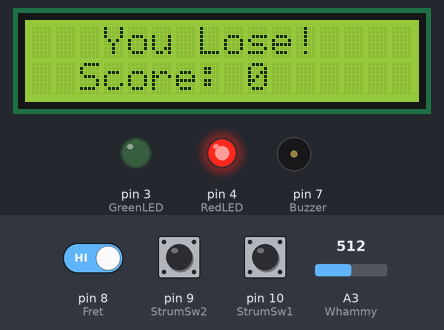
Recording of a sketch running on a simulated Arduino Uno, built with avr-gcc and run on an emulated ATmega328P. Shown: 16×2 character LCD, output pins drawn as LEDs (lit = HIGH), buzzer (waves = sounding). The inputs (shaded band) are chosen by the test bench; at power-on: A3 (Whammy) = 512, pin 8 (Fret) HIGH, pin 9 (StrumSw2) HIGH, pin 10 (StrumSw1) HIGH. Random numbers use the default seed unless the sketch sets one.

Above: at 1.2 s.
1.3 s: A3 (Whammy) set to 488
At 2.6 s:
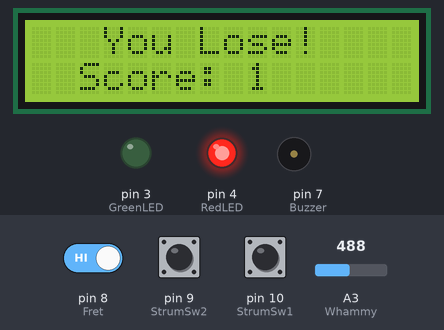
2.9 s: pin 8 (Fret) driven LOW
At 4.0 s:
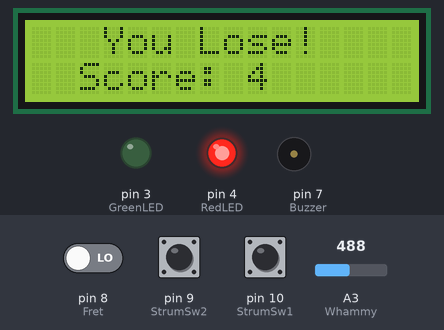
4.8 s: pin 9 (StrumSw2) pulled LOW for 1 s
At 6.35 s:
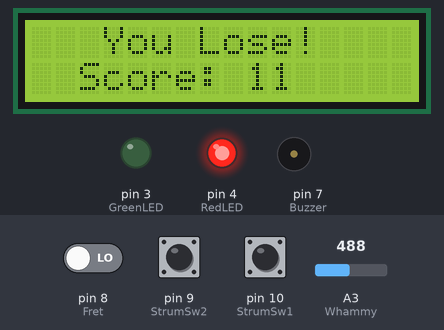
6.4 s: pin 10 (StrumSw1) pulled LOW for 3.2 s
At 10.14 s:
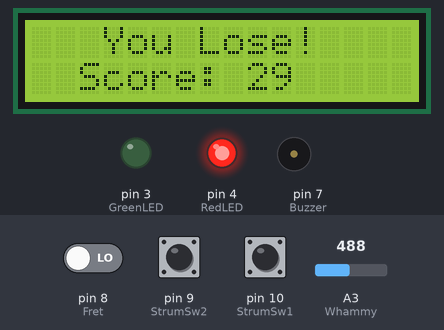
10.2 s: pin 9 (StrumSw2) pulled LOW for 0.15 s
10.9 s: pin 10 (StrumSw1) pulled LOW for 1 s
At 13.1 s:
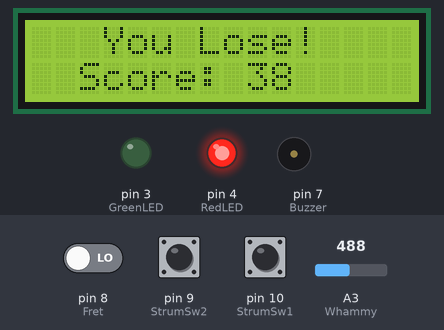
Timing chart, 0 to 14.4 s (numbered marks = the images above; inputs shaded):
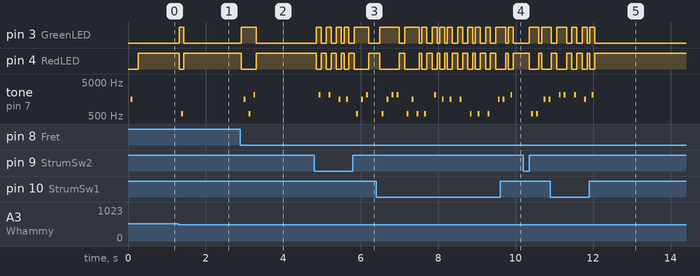

Measured:
- after the input at 1.3 s, pin 3 (GreenLED): LOW → HIGH at once, → LOW 0.13 s later; pin 4 (RedLED): HIGH → LOW at once, → HIGH 0.13 s later; tone on pin 7 (Buzzer): silent → 587 Hz after 0.08 s, → silent 0.05 s later; the display: first changes at once (image 1 shows a later state)
- after the input at 2.9 s, pin 3 (GreenLED): LOW → HIGH at once, → LOW 0.38 s later; pin 4 (RedLED): HIGH → LOW at once, → HIGH 0.38 s later; tone on pin 7 (Buzzer): plays 1568 Hz for 0.05 s, 587 Hz for 0.05 s, 2093 Hz for 0.05 s, starting after 0.09 s; the display: first changes at once (image 2 shows a later state)
- after the input at 4.8 s, pin 3 (GreenLED): LOW → HIGH after 0.06 s, → LOW 0.13 s later, → HIGH 0.13 s later, → LOW 0.13 s later, … (10 changes in this stretch); pin 4 (RedLED): HIGH → LOW after 0.06 s, → HIGH 0.13 s later, → LOW 0.13 s later, → HIGH 0.13 s later, … (10 changes in this stretch)
- after the input at 6.4 s, tone on pin 7 (Buzzer): plays 587 Hz for 0.05 s, 1568 Hz for 0.05 s, 2093 Hz for 0.05 s, 2093 Hz for 0.05 s, 587 Hz for 0.05 s, 1568 Hz for 0.05 s … (18 notes in this stretch), starting after 0.15 s; the display: first changes after 0.09 s (image 4 shows a later state)
- after the input at 10.2 s, pin 3 (GreenLED): LOW → HIGH after 0.15 s, → LOW 0.25 s later, → HIGH 0.07 s later; pin 4 (RedLED): HIGH → LOW after 0.15 s, → HIGH 0.25 s later, → LOW 0.07 s later; tone on pin 7 (Buzzer): plays 587 Hz for 0.05 s, 587 Hz for 0.05 s, 1568 Hz for 0.05 s, 1568 Hz for 0.04 s, starting after 0.21 s

The sketch:

BopIt.ino
```cpp
// libraries and header files
#include <TimerOne.h>
#include <Wire.h> // Library for I2C communication
#include <LiquidCrystal_I2C.h> // Library for LCD
#include "pitches.h"
#include "pinmap.h"
#include "flags.h"

// define LCD display
LiquidCrystal_I2C lcd = LiquidCrystal_I2C(0x27, 16, 2); // using I2C connection

void setup() {
  //Initialize the LCD:
  lcd.init();
  lcd.backlight();

  // set up pins
  pinSetup();

  randomSeed(analogRead(4)); // random seed to generate random tasks
}

void loop() {
  if (first == 1) { // if this is the first pass of the game...
    ChooseTask(); // choose the first task
    first = 0; // change flag
  }

  PollInput(); // otherwise, poll for user input

  count = count - 1; // decrement the counter for user response time
  if (count == 0) { // if the counter is 0...
    inputHandler(false); // failure
  }
}
```

ChooseTask.ino
```cpp
void ChooseTask() {

  // clear the LCD
  lcd.clear();

  // randomly select task
  // 1 = Strum, 2 = Fret, 3 = Whammy
  currTask = random(1, 4);

  // display task on LCD
  if (currTask == 1) { // If the random task is strum
    lcd.setCursor(5, 0); // Set the cursor on the LCD
    lcd.print("Strum!"); // Print the string "Strum"
    tone(Buzzer, NOTE_C7); // play the corresponding tone
    delay(50);
    noTone(Buzzer);

  } else if (currTask == 2) { // If the random task is fret
    lcd.setCursor(6, 0); // Set the cursor on the LCD
    lcd.print("Fret!"); // Print the string "Fret"
    tone(Buzzer, NOTE_D5);
    delay(50);
    noTone(Buzzer);

  } else { // If the random task is whammy
    lcd.setCursor(5, 0); // Set the cursor on the LCD
    lcd.print("Whammy!"); // Print the string "Whammy"
    tone(Buzzer, NOTE_G6);
    delay(50);
    noTone(Buzzer);
  }
}
```

PollInput.ino
```cpp
void PollInput() {
  // 1 = Strum, 2 = Fret, 3 = Whammy

  int fretButtonState = digitalRead(Fret); // read from fret signal
  int whammyButtonState = analogRead(Whammy); // read from whammy signal
  int Strum1ButtonState = digitalRead(StrumSw1); // read from the first strum signal
  int Strum2ButtonState = digitalRead(StrumSw2); // read from the second strum signal

  if(Strum1ButtonState == LOW) { // if the first strum is triggered...
    inputHandler(currTask == 1); // check if accurate
  }

  if(Strum2ButtonState == LOW) { // if the second strum is triggered...
    inputHandler(currTask == 1); // check if accurate
  }

  if(fretButtonState == LOW) { // if the fret is triggered...
    inputHandler(currTask == 2); // check if accurate
  }

  if(whammyButtonState < 500) { // if the whammy is triggered...
    inputHandler(currTask == 3); // check if accurate
  }
}
```

Tester.ino
```cpp
//// libraries and header files
//#include <TimerOne.h>
//#include <Wire.h> // Library for I2C communication
//#include <LiquidCrystal_I2C.h> // Library for LCD
//#include "pitches.h"
//#include "pinmap.h"
//
//// define LCD display
//LiquidCrystal_I2C lcd = LiquidCrystal_I2C(0x27, 16, 2); // Change to (0x27,20,4) for 20x4 LCD.
//
//void setup() {
//  // Initialize the LCD:
//  lcd.init();
//  lcd.backlight();
//
//  // Initialize Interrupt
//  Timer1.initialize(1000000);
//  Timer1.attachInterrupt(InterruptHandler);
//
//  // set up pins
//  pinSetup();
//}
//
//void loop() {
//  int startButtonState = digitalRead(StartBTN);
//
//  if(startButtonState == LOW) {
//    lcd.setCursor(2, 0); // Set the cursor on the LCD
//    lcd.print("Starting"); // Print the string "Starting"
//    lcd.setCursor(2, 1); // Set the cursor on the LCD
//    lcd.print("BopIt!"); // Print the string "BopIt!"
//    digitalWrite(GreenLED, HIGH);
//    digitalWrite(RedLED, LOW);
//    delay(50);
//  }
//  else {
//    lcd.clear();
//    digitalWrite(GreenLED, LOW);
//    digitalWrite(RedLED, HIGH);
////    delay(50);
//  }
//
//  int fretButtonState = digitalRead(Fret);
//
//  if(fretButtonState == LOW) {
//    lcd.setCursor(2, 0); // Set the cursor on the LCD
//    lcd.print("Fret"); // Print the string "Starting"
//    lcd.setCursor(2, 1); // Set the cursor on the LCD
//    lcd.print("Pressed!"); // Print the string "BopIt!"
//    tone(Buzzer, NOTE_D5);
//    delay(50);
//  }
//  else {
//    lcd.clear();
//    noTone(Buzzer);
////    delay(50);
//  }
//
//  int whammyButtonState = analogRead(Whammy);
//
//  if(whammyButtonState < 500) {
//    lcd.setCursor(2, 0); // Set the cursor on the LCD
//    lcd.print("Whammy"); // Print the string "Starting"
//    lcd.setCursor(2, 1); // Set the cursor on the LCD
//    lcd.print("Pressed!"); // Print the string "BopIt!"
//    tone(Buzzer, NOTE_G6);
//    delay(50);
//  }
//  else {
//    lcd.clear();
//    noTone(Buzzer);
////    delay(50);
//  }
//
//  int Strum1ButtonState = digitalRead(StrumSw1);
//
//  if(Strum1ButtonState == LOW) {
//    lcd.setCursor(2, 0); // Set the cursor on the LCD
//    lcd.print("Strum1"); // Print the string "Starting"
//    lcd.setCursor(2, 1); // Set the cursor on the LCD
//    lcd.print("Pressed!"); // Print the string "BopIt!"
//    tone(Buzzer, NOTE_C7);
//    delay(50);
//  }
//  else {
//    lcd.clear();
//    noTone(Buzzer);
////    delay(50);
//  }
//
//  int Strum2ButtonState = digitalRead(StrumSw2);
//
//  if(Strum2ButtonState == LOW) {
//    lcd.setCursor(2, 0); // Set the cursor on the LCD
//    lcd.print("Strum2"); // Print the string "Starting"
//    lcd.setCursor(2, 1); // Set the cursor on the LCD
//    lcd.print("Pressed!"); // Print the string "BopIt!"
//    tone(Buzzer, NOTE_C7);
//    delay(50);
//  }
//  else {
//    lcd.clear();
//    noTone(Buzzer);
////    delay(50);
//  }
//
//}
```

flags.h
```cpp
#ifndef __flags_h__
#define __flags_h__

int timeOut = 0; // flag to track when the interrupt is activated
int first = 1; // flag to indicate start of game

///// NON-FLAGS, global variables /////
// 1 = Strum, 2 = Fret, 3 = Whammy
int currTask = 0; // value to track current task
int score = 0; // value to track user score
int originalCount = 1000; // starting time for user reactions
int count = originalCount; // time to recieve user input

#endif // __flags_h__
```

inputHandler.ino
```cpp
void inputHandler(bool correct) {

  if (correct) { // if the user entered in the correct input
    score = score + 1; // increment the score

    lcd.setCursor(3, 0); // Set the cursor on the LCD
    lcd.print("Success!"); // Print the string "Success"
    lcd.setCursor(2, 1); // Set the cursor on the LCD
    lcd.print("Score: " + String(score)); // Print the score

    digitalWrite(GreenLED, HIGH); // turn on green LED
    digitalWrite(RedLED, LOW); // turn off red LED
    delay(50);

    count = originalCount - (10*score); // update time based on score

    ChooseTask(); // choose new task
  }
  else {
    lcd.setCursor(3, 0); // Set the cursor on the LCD
    lcd.print("You Lose!"); // Print the string "Lost"
    lcd.setCursor(2, 1); // Set the cursor on the LCD
    lcd.print("Score: " + String(score)); // Print the score

    digitalWrite(GreenLED, LOW); // turn off green LED
    digitalWrite(RedLED, HIGH); // turn on red LED
    delay(50);
  }
}
```

pinmap.h
```cpp
#ifndef __pinmap_h__
#define __pinmap_h__

int StartBTN = 2; // pin 4
int GreenLED = 3; // pin 5
int RedLED = 4; // pin 6
int Buzzer = 7; // pin 13
int Fret = 8; // pin 14
int Whammy = A3; // pin 26
int StrumSw1 = 10; // pin 16
int StrumSw2 = 9; // pin 15

#endif // __pinMaps_h__
```

pitches.h
```cpp
/*************************************************
   Public Constants
 *************************************************/

#define NOTE_B0  31
#define NOTE_C1  33
#define NOTE_CS1 35
#define NOTE_D1  37
#define NOTE_DS1 39
#define NOTE_E1  41
#define NOTE_F1  44
#define NOTE_FS1 46
#define NOTE_G1  49
#define NOTE_GS1 52
#define NOTE_A1  55
#define NOTE_AS1 58
#define NOTE_B1  62
#define NOTE_C2  65
#define NOTE_CS2 69
#define NOTE_D2  73
#define NOTE_DS2 78
#define NOTE_E2  82
#define NOTE_F2  87
#define NOTE_FS2 93
#define NOTE_G2  98
#define NOTE_GS2 104
#define NOTE_A2  110
#define NOTE_AS2 117
#define NOTE_B2  123
#define NOTE_C3  131
#define NOTE_CS3 139
#define NOTE_D3  147
#define NOTE_DS3 156
#define NOTE_E3  165
#define NOTE_F3  175
#define NOTE_FS3 185
#define NOTE_G3  196
#define NOTE_GS3 208
#define NOTE_A3  220
#define NOTE_AS3 233
#define NOTE_B3  247
#define NOTE_C4  262
#define NOTE_CS4 277
#define NOTE_D4  294
#define NOTE_DS4 311
#define NOTE_E4  330
#define NOTE_F4  349
#define NOTE_FS4 370
#define NOTE_G4  392
#define NOTE_GS4 415
#define NOTE_A4  440
#define NOTE_AS4 466
#define NOTE_B4  494
#define NOTE_C5  523
#define NOTE_CS5 554
#define NOTE_D5  587
#define NOTE_DS5 622
#define NOTE_E5  659
#define NOTE_F5  698
#define NOTE_FS5 740
#define NOTE_G5  784
#define NOTE_GS5 831
#define NOTE_A5  880
#define NOTE_AS5 932
#define NOTE_B5  988
#define NOTE_C6  1047
#define NOTE_CS6 1109
#define NOTE_D6  1175
#define NOTE_DS6 1245
#define NOTE_E6  1319
#define NOTE_F6  1397
#define NOTE_FS6 1480
#define NOTE_G6  1568
#define NOTE_GS6 1661
#define NOTE_A6  1760
#define NOTE_AS6 1865
#define NOTE_B6  1976
#define NOTE_C7  2093
#define NOTE_CS7 2217
#define NOTE_D7  2349
#define NOTE_DS7 2489
#define NOTE_E7  2637
#define NOTE_F7  2794
#define NOTE_FS7 2960
#define NOTE_G7  3136
#define NOTE_GS7 3322
#define NOTE_A7  3520
#define NOTE_AS7 3729
#define NOTE_B7  3951
#define NOTE_C8  4186
#define NOTE_CS8 4435
#define NOTE_D8  4699
#define NOTE_DS8 4978
```

PinSetup.ino
```cpp
#include "pinmap.h"

void pinSetup() {
  // set all inputs
  pinMode(StartBTN, INPUT);
  pinMode(Fret, INPUT);
  pinMode(StrumSw1, INPUT);
  pinMode(StrumSw2, INPUT);

  // set all outputs
  pinMode(GreenLED, OUTPUT);
  pinMode(RedLED, OUTPUT);
  pinMode(Buzzer, OUTPUT);
}
```
